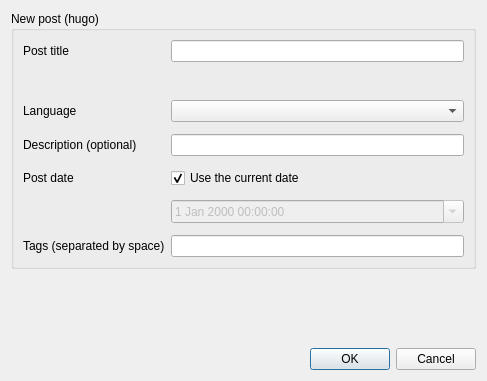
<?xml version="1.0" encoding="UTF-8"?>
<ui version="4.0">
 <class>HugoNewPostDialog</class>
 <widget class="QDialog" name="HugoNewPostDialog">
  <property name="geometry">
   <rect>
    <x>0</x>
    <y>0</y>
    <width>487</width>
    <height>381</height>
   </rect>
  </property>
  <property name="windowTitle">
   <string>Dialog</string>
  </property>
  <layout class="QVBoxLayout" name="verticalLayout">
   <item>
    <widget class="QGroupBox" name="groupBox">
     <property name="title">
      <string>New post (hugo)</string>
     </property>
     <layout class="QGridLayout" name="gridLayout_3">
      <item row="0" column="0">
       <layout class="QGridLayout" name="gridLayout_2">
        <property name="verticalSpacing">
         <number>12</number>
        </property>
        <item row="6" column="0">
         <widget class="QLabel" name="label_4">
          <property name="text">
           <string>Tags (separated by space)</string>
          </property>
         </widget>
        </item>
        <item row="2" column="1">
         <widget class="QComboBox" name="language"/>
        </item>
        <item row="3" column="0">
         <widget class="QLabel" name="label_2">
          <property name="text">
           <string>Description (optional)</string>
          </property>
         </widget>
        </item>
        <item row="3" column="1">
         <widget class="QLineEdit" name="description"/>
        </item>
        <item row="5" column="1">
         <widget class="QDateTimeEdit" name="date">
          <property name="enabled">
           <bool>false</bool>
          </property>
          <property name="calendarPopup">
           <bool>true</bool>
          </property>
          <property name="timeSpec">
           <enum>Qt::UTC</enum>
          </property>
         </widget>
        </item>
        <item row="0" column="0">
         <widget class="QLabel" name="label">
          <property name="text">
           <string>Post title</string>
          </property>
         </widget>
        </item>
        <item row="0" column="1">
         <widget class="QLineEdit" name="title"/>
        </item>
        <item row="6" column="1">
         <widget class="QLineEdit" name="tags"/>
        </item>
        <item row="2" column="0">
         <widget class="QLabel" name="label_5">
          <property name="text">
           <string>Language</string>
          </property>
         </widget>
        </item>
        <item row="1" column="1">
         <widget class="QLabel" name="postName">
          <property name="text">
           <string/>
          </property>
         </widget>
        </item>
        <item row="4" column="1">
         <widget class="QCheckBox" name="useCurrentDate">
          <property name="text">
           <string>Use the current date</string>
          </property>
          <property name="checked">
           <bool>true</bool>
          </property>
         </widget>
        </item>
        <item row="4" column="0">
         <widget class="QLabel" name="label_3">
          <property name="text">
           <string>Post date</string>
          </property>
         </widget>
        </item>
       </layout>
      </item>
     </layout>
    </widget>
   </item>
   <item>
    <spacer name="verticalSpacer">
     <property name="orientation">
      <enum>Qt::Vertical</enum>
     </property>
     <property name="sizeHint" stdset="0">
      <size>
       <width>20</width>
       <height>40</height>
      </size>
     </property>
    </spacer>
   </item>
   <item>
    <widget class="QDialogButtonBox" name="buttonBox">
     <property name="standardButtons">
      <set>QDialogButtonBox::Cancel|QDialogButtonBox::Ok</set>
     </property>
    </widget>
   </item>
  </layout>
 </widget>
 <tabstops>
  <tabstop>title</tabstop>
  <tabstop>language</tabstop>
  <tabstop>description</tabstop>
  <tabstop>date</tabstop>
  <tabstop>tags</tabstop>
 </tabstops>
 <resources/>
 <connections/>
</ui>
